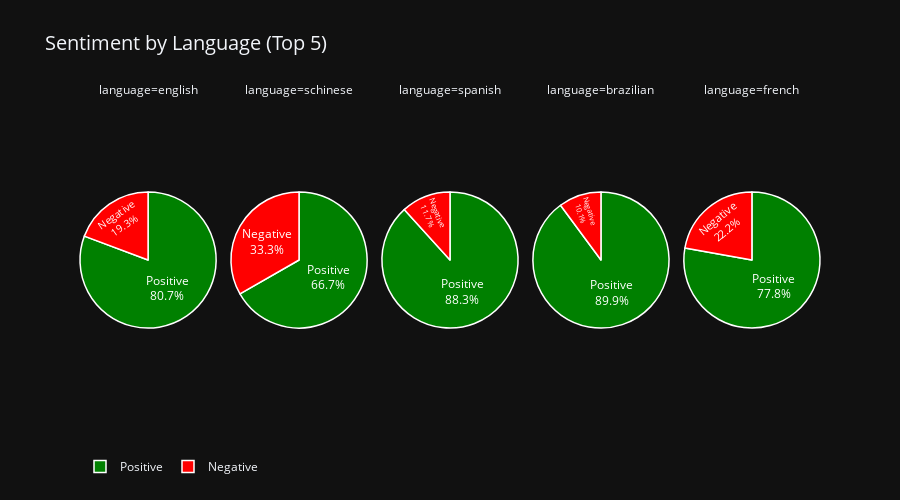

Source (notebook cell):
### Code cell
sentiment_pies(top_lang_counts, "Sentiment by Language (Top 5)", "language")

### Figure 1 — Plotly figure (JSON) as saved in the notebook; plotly's stock layout.template omitted (floating-point values rounded to 4 significant figures)
{"data": [{"customdata": [["Negative"], ["Positive"]], "domain": {"x": [0.0, 0.184], "y": [0.0, 1.0]}, "hovertemplate": "%{label}: %{value} reviews (%{percent})", "labels": ["Negative", "Positive"], "legendgroup": "", "marker": {"colors": ["red", "green"], "line": {"color": "white", "width": 1.5}}, "name": "", "showlegend": true, "values": [2465, 10310], "type": "pie", "textinfo": "percent+label", "textposition": "inside"}, {"customdata": [["Negative"], ["Positive"]], "domain": {"x": [0.204, 0.388], "y": [0.0, 1.0]}, "hovertemplate": "%{label}: %{value} reviews (%{percent})", "labels": ["Negative", "Positive"], "legendgroup": "", "marker": {"colors": ["red", "green"], "line": {"color": "white", "width": 1.5}}, "name": "", "showlegend": true, "values": [2359, 4731], "type": "pie", "textinfo": "percent+label", "textposition": "inside"}, {"customdata": [["Negative"], ["Positive"]], "domain": {"x": [0.408, 0.592], "y": [0.0, 1.0]}, "hovertemplate": "%{label}: %{value} reviews (%{percent})", "labels": ["Negative", "Positive"], "legendgroup": "", "marker": {"colors": ["red", "green"], "line": {"color": "white", "width": 1.5}}, "name": "", "showlegend": true, "values": [133, 1000], "type": "pie", "textinfo": "percent+label", "textposition": "inside"}, {"customdata": [["Negative"], ["Positive"]], "domain": {"x": [0.612, 0.796], "y": [0.0, 1.0]}, "hovertemplate": "%{label}: %{value} reviews (%{percent})", "labels": ["Negative", "Positive"], "legendgroup": "", "marker": {"colors": ["red", "green"], "line": {"color": "white", "width": 1.5}}, "name": "", "showlegend": true, "values": [101, 896], "type": "pie", "textinfo": "percent+label", "textposition": "inside"}, {"customdata": [["Negative"], ["Positive"]], "domain": {"x": [0.816, 1.0], "y": [0.0, 1.0]}, "hovertemplate": "%{label}: %{value} reviews (%{percent})", "labels": ["Negative", "Positive"], "legendgroup": "", "marker": {"colors": ["red", "green"], "line": {"color": "white", "width": 1.5}}, "name": "", "showlegend": true, "values": [198, 695], "type": "pie", "textinfo": "percent+label", "textposition": "inside"}], "layout": {"annotations": [{"font": {}, "showarrow": false, "text": "language=english", "x": 0.092, "xanchor": "center", "xref": "paper", "y": 1.0, "yanchor": "bottom", "yref": "paper"}, {"font": {}, "showarrow": false, "text": "language=schinese", "x": 0.296, "xanchor": "center", "xref": "paper", "y": 1.0, "yanchor": "bottom", "yref": "paper"}, {"font": {}, "showarrow": false, "text": "language=spanish", "x": 0.5, "xanchor": "center", "xref": "paper", "y": 1.0, "yanchor": "bottom", "yref": "paper"}, {"font": {}, "showarrow": false, "text": "language=brazilian", "x": 0.704, "xanchor": "center", "xref": "paper", "y": 1.0, "yanchor": "bottom", "yref": "paper"}, {"font": {}, "showarrow": false, "text": "language=french", "x": 0.908, "xanchor": "center", "xref": "paper", "y": 1.0, "yanchor": "bottom", "yref": "paper"}], "legend": {"tracegroupgap": 0, "orientation": "h"}, "title": {"text": "Sentiment by Language (Top 5)", "font": {"size": 20}}, "height": 500}}
